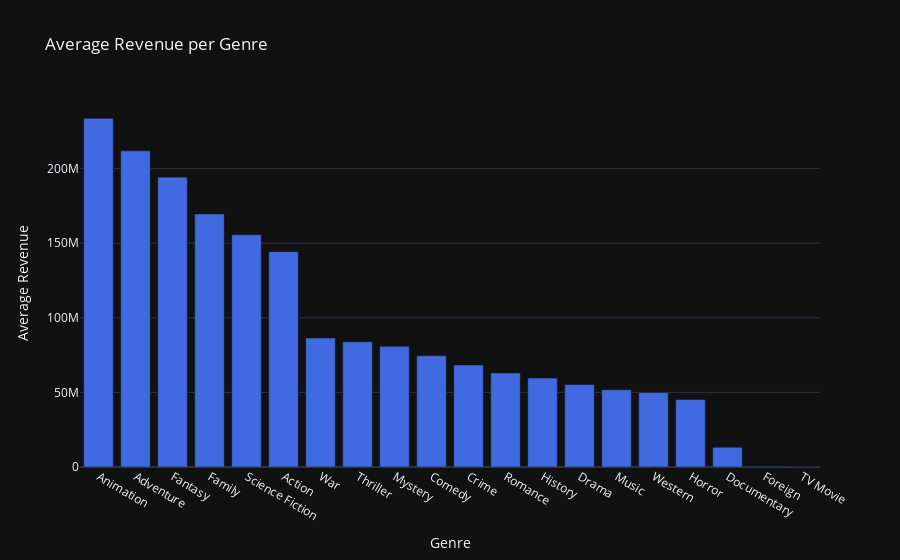

The notebook cell saved with this chart:
### Markdown cell above
### Average Revenue per Genre

### Code cell
# Explode the list of genres (each genre will have its own row)
movies_genres_exploded = movies.explode("genres")

# Extract genre names
movies_genres_exploded["genre_name"] = movies_genres_exploded["genres"].apply(lambda x: x["name"] if isinstance(x, dict) else None)

# Group by genre and calculate the mean revenue
genre_revenue = movies_genres_exploded.groupby("genre_name")["revenue"].mean().sort_values(ascending=False)

# Bar chart
fig = go.Figure()
fig.add_trace(go.Bar(
    x=genre_revenue.index,
    y=genre_revenue.values,
    marker=dict(color="royalblue")
))

# Layout
fig.update_layout(
    title="Average Revenue per Genre",
    xaxis_title="Genre",
    yaxis_title="Average Revenue",
    template="plotly_dark"
)

fig.show()

### Figure 1 — Plotly figure (JSON) as saved in the notebook; plotly's stock layout.template omitted (floating-point values rounded to 4 significant figures)
{"data": [{"marker": {"color": "royalblue"}, "type": "bar", "x": ["Animation", "Adventure", "Fantasy", "Family", "Science Fiction", "Action", "War", "Thriller", "Mystery", "Comedy", "Crime", "Romance", "History", "Drama", "Music", "Western", "Horror", "Documentary", "Foreign", "TV Movie"], "y": [233700000.0, 211900000.0, 194300000.0, 169600000.0, 155700000.0, 144300000.0, 86520000.0, 84010000.0, 80850000.0, 74570000.0, 68390000.0, 63010000.0, 59620000.0, 55270000.0, 51760000.0, 49900000.0, 45200000.0, 13230000.0, 451900.0, 0]}], "layout": {"title": {"text": "Average Revenue per Genre"}, "xaxis": {"title": {"text": "Genre"}}, "yaxis": {"title": {"text": "Average Revenue"}}}}
